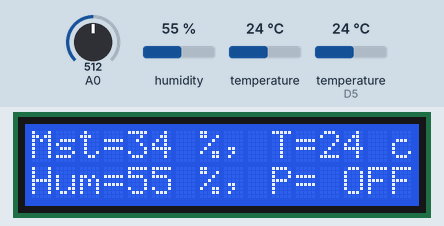
Recording of a sketch running on a simulated ESP8266 (NodeMCU). Shown: 16×2 character LCD. The test bench sets the inputs (shaded band); at power-on: temperature (sensor on D5) 24 °C, A0 = 512, humidity 55 %, temperature 24 °C. What the sketch prints to the serial monitor is not drawn.

Above: at 3.8 s.
3.9 s: temperature (sensor on D5) set to 21 °C
At 6.9 s:
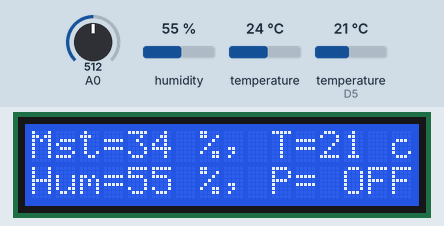
7.2 s: temperature (sensor on D5) set to 18 °C
At 8.4 s:
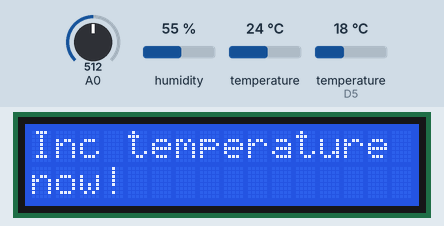
13.8 s: A0 set to 323
At 16.5 s:
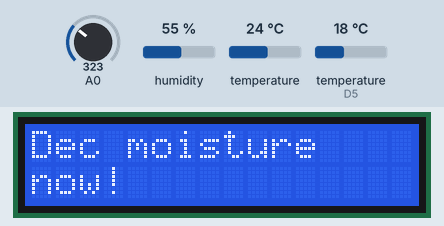
18.7 s: A0 set to 291
At 23.1 s:
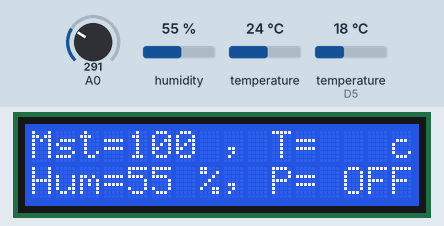
25.3 s: temperature (sensor on D5) set to 33 °C
At 29.1 s:
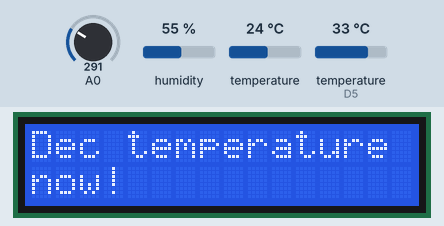
31.8 s: humidity set to 22 %
At 35.0 s:
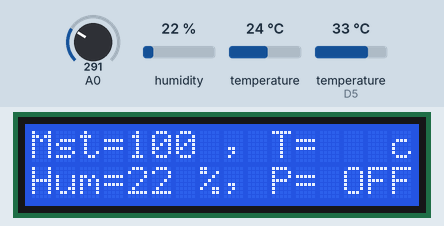
Timing chart, 0 to 36.5 s (numbered marks = the images above; inputs shaded):
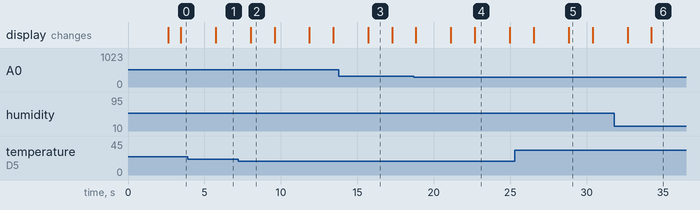

The sketch:

watering.ino
```cpp
//NodeMCU ESP8266

#include <DallasTemperature.h>
#include <OneWire.h>
#include <DHT.h>
#include <LiquidCrystal_I2C.h>
#define ONE_WIRE_BUS D5
#define DHTPIN D3
#define DHTTYPE DHT11
#define pump D6

OneWire oneWire(ONE_WIRE_BUS);
DallasTemperature sensors(&oneWire);
LiquidCrystal_I2C lcd(0x27, 16, 2);  //lcd i2c
DHT dht(DHTPIN, DHTTYPE);            //temperature

const int airValue = 620;
const int waterValue = 310;
int soilMoistureValue = 0;
int soilmoist = 0;
int humidity, temp;

void setup(void) {
  Wire.begin(D2, D1);  // SDA=D2, SCL=D1 for NodeMCU
  lcd.init();
  lcd.backlight();
  lcd.clear();
  lcd.print(" Garden of Eden");
  lcd.setCursor(0, 1);
  lcd.print(" Faiz Firdaus");
  delay(1000);
  Serial.begin(9600);  // initializing seial communication at 9600 bits/s
  sensors.begin();
  dht.begin();
  delay(1500);
  lcd.clear();
  lcd.print("Mst=   %, T=   c");
  lcd.setCursor(0, 1);
  lcd.print("Hum=   %, P= OFF");
}

void loop(void) {
  sensors.requestTemperatures();
  temp = sensors.getTempCByIndex(0);
  Serial.print("temp: ");
  Serial.println(temp);
  lcd.setCursor(12, 0);
  lcd.print(temp);
  soilMoistureValue = analogRead(A0);
  soilmoist = map(soilMoistureValue, airValue, waterValue, 0, 100);

  //soil moisture checker
  if (soilmoist >= 100) {
    soilmoist = 100;
  } else if (soilmoist <= 0) {
    soilmoist = 0;
  } else if (soilmoist >= 80) {  //range for optimal germination is 20%-80% moisture
    warning(false, "moisture");
  } else if (soilmoist <= 20) {
    warning(true, "moisture");
  }

  //temperature checker
  if (temp > 30) {
    warning(false, "temperature"); //range for optimal temperature is 20c - 30c
  } else if (temp < 20) {
    warning(true, "temperature");
  }

  Serial.print("soil moisture: ");
  Serial.print(soilmoist);
  Serial.println("%");
  lcd.setCursor(4, 0);
  lcd.print(soilmoist);
  lcd.print(" ");
  humidity = dht.readHumidity();

  if (isnan(humidity)) {
    Serial.println("DHT 11 error");
    return;
  } else {
    Serial.print("humidity: ");
    Serial.println(humidity);
    Serial.println();
    lcd.setCursor(4, 1);
    lcd.print(humidity);
  }
  delay(1500);
}

void warning(const bool inc, const char* msg) {
  lcd.clear();
  String command = inc == true ? "Inc " : "Dec ";
  String warn = command + String(msg);
  lcd.print(warn);
  lcd.setCursor(0, 1);
  lcd.print("now!");
  delay(1500);
  lcd.clear();
  lcd.print("Mst=   %, T=   c");
  lcd.setCursor(0, 1);
  lcd.print("Hum=   %, P= OFF");
}
```

Measured:
- the behaviour switches between 20 and 19 °C on temperature (sensor on D5) (found by bisection; images 1 and 2)
- the behaviour switches between 309 and 308 on A0 (found by bisection; images 3 and 4)
- after the input at 3.9 s, the display: changes after 1.8 s (image 1)
- after the input at 7.2 s, the display: changes after 0.82 s (image 2)
- after the input at 13.8 s, the display: changes after 1.9 s (image 3)
- after the input at 25.3 s, the display: first differs from a run without the input after 3.5 s (image 5)
- after the input at 31.8 s, the display: first differs from a run without the input after 2.4 s (image 6)
